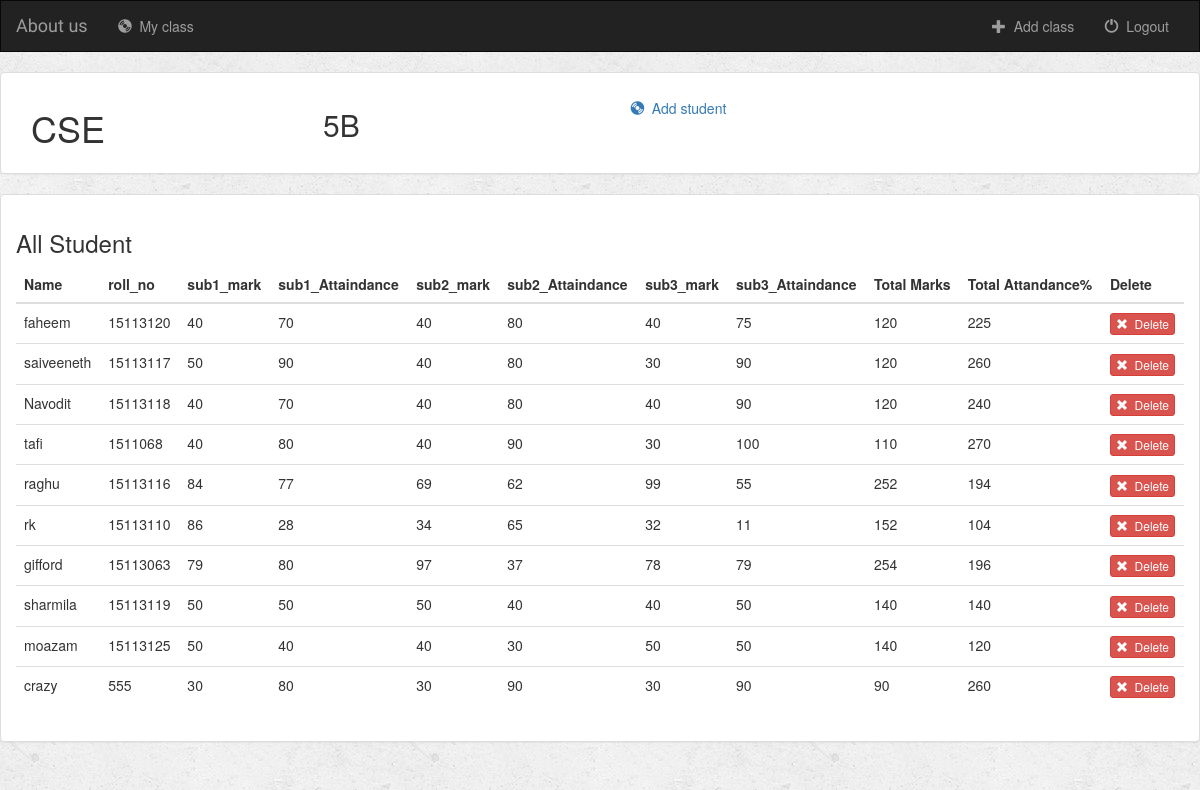
The page /collage/17/ (signed in) on the database its author committed.
### collage/models.py (models this page shows, shortened)
class Department(models.Model):
    user = models.ForeignKey(User, default=1,on_delete=models.DO_NOTHING)
    sec_name = models.CharField(max_length=20)
    Depart_name = models.CharField(max_length=20)
    No_sub=models.IntegerField(default=30)
    def __str__(self):
        return self.Depart_name + ' - ' + self. sec_name

class Student(models.Model):
     department = models.ForeignKey(Department,on_delete=models.CASCADE)
     name = models.CharField(max_length=100)
     roll_no=models.IntegerField(default=30)
     sub1_marks =models.IntegerField(default=10)
     sub1_attaindance =models.IntegerField(default=10)
     sub2_marks =models.IntegerField(default=10)
     sub2_attaindance =models.IntegerField(default=10)
     sub3_marks =models.IntegerField(default=10)
     sub3_attaindance =models.IntegerField(default=10)

### collage/views.py (the view)
# urls.py: url(r'^(?P<department_id>[0-9]+)/$', views.detail, name='detail'),
def detail(request, department_id):
    if not request.user.is_authenticated:
        return render(request, 'collage/login.html')
    else:
        user = request.user
        department = get_object_or_404(Department, pk=department_id)
        return render(request, 'collage/detail.html', {'department': department, 'user': user})

### collage/templates/collage/detail.html (shortened to what this page needs)
{% extends 'collage/base.html' %}
{% block body %}
<div class="container-fluid students-container">
    <div class="row">
      <div class="panel panel-default">
                <div class="panel-body">
          <div class="col-sm-4 col-md-3">
        <h1>{{ department.Depart_name }}</h1>
    </div>
     <div class="col-sm-4 col-md-3">
         <h2>{{ department.sec_name }}</h2>
     </div>
      <div class="col-sm-4 col-md-3">
            <ul class="nav nav-pills" style="margin-bottom: 10px;">
                 <li class="{% block albums_active %}{% endblock %}"><a href="{% url 'collage:create_student' department.id %}"><span class="glyphicon glyphicon-cd" aria-hidden="true"></span>&nbsp; Add student</a></li>
            </ul>
             </div>
        </div>
    </div>
</div>
    <div class="row">
            <div class="panel panel-default">
                <div class="panel-body">
                    <h3>All Student</h3>
                    <table class="table">
                        <thead>
                        <tr>
                            <th>Name</th>
                              <th>roll_no</th>
                               <th>sub1_mark</th>
                                <th>sub1_Attaindance</th>
                                <th>sub2_mark</th>
                                 <th>sub2_Attaindance</th>
                                 <th>sub3_mark</th>
                                  <th>sub3_Attaindance</th>
                                	<th>Total Marks</th>
                                	<th>Total Attandance%</th>
                             <th>Delete</th>
                        </tr>
                        </thead>
                        <tbody>
                        {% for student in department.student_set.all %}
                            <tr>
                                <td>{{ student.name }}</td>
                                  <td>{{ student.roll_no }}</td>
                                    <td>{{ student.sub1_marks }}</td>
                                      <td>{{ student.sub1_attaindance }}</td>
                                     <td>{{ student.sub2_marks }}</td>
                                      <td>{{ student.sub2_attaindance }}</td>
                                      <td>{{student.sub3_marks }}</td>
                                      <td>{{ student.sub3_attaindance }}</td>
                                      <td>{{ student.sub1_marks|add:student.sub2_marks|add:student.sub3_marks }}</td>
                                      <td>{{ student.sub1_attaindance|add:student.sub2_attaindance|add:student.sub3_attaindance }}</td>
                                  <td>
                                    <form action="{% url 'collage:delete_student' department.id student.id %}" method="post" style="display: inline;">
                                        <button type="submit" class="btn btn-danger btn-xs">
                                            <span class="glyphicon glyphicon-remove"></span>&nbsp; Delete
                                        </button>
                                    </form>
                                </td>
                            </tr>
                        {% endfor %}
                        </tbody>
                    </table>
                </div>
            </div>
        </div>
</div>
{% endblock %}

### collage/templates/collage/base.html (shortened to what this page needs)
<!DOCTYPE html>
<html lang="en">
<head>
    {% load staticfiles %}
    <link rel="stylesheet" href="https://maxcdn.bootstrapcdn.com/bootstrap/3.3.6/css/bootstrap.min.css">
    <link rel="stylesheet" type="text/css" href="{% static 'collage/style.css' %}"/>
</head>
<body>
<nav class="navbar navbar-inverse">
    <div class="container-fluid">
        <div class="navbar-header">
            <a class="navbar-brand" href="#">About us</a>
        </div>
        <div class="collapse navbar-collapse" id="topNavBar">
            <ul class="nav navbar-nav">
                <li class="{% block albums_active %}{% endblock %}"><a href="{% url 'collage:index' %}"><span class="glyphicon glyphicon-cd" aria-hidden="true"></span>&nbsp; My class</a></li>
            </ul>
            <ul class="nav navbar-nav navbar-right">
                <li class="{% block createalbim_active %}{% endblock %}">
                    <a href="{% url 'collage:create_department' %}">
                        <span class="glyphicon glyphicon-plus" aria-hidden="true"></span>&nbsp; Add class
                    </a>
                </li>
                <li>
                    <a href="{% url 'collage:logout_user' %}">
                        <span class="glyphicon glyphicon-off" aria-hidden="true"></span>&nbsp; Logout
                    </a>
                </li>
            </ul>
        </div>
    </div>
</nav>
{% block body %}
{% endblock %}
</body>
</html>

### collage/static/collage/style.css (style rules this page uses)
body { background: white url("images/background.png"); }
.navbar { border-radius: 0; }
.navbar-brand { font-family: 'Satisfy', cursive; }

### rows shown on the page
Department: Depart_name "CSE", sec_name "5B"
Student: name "faheem", roll_no "15113120", sub1_marks "40", sub1_attaindance "70", sub2_marks "40", sub2_attaindance "80", sub3_marks "40", sub3_attaindance "75", sub1_marks|add "120", sub1_attaindance|add "225"
Student: name "saiveeneth", roll_no "15113117", sub1_marks "50", sub1_attaindance "90", sub2_marks "40", sub2_attaindance "80", sub3_marks "30", sub3_attaindance "90", sub1_marks|add "120", sub1_attaindance|add "260"
Student: name "Navodit", roll_no "15113118", sub1_marks "40", sub1_attaindance "70", sub2_marks "40", sub2_attaindance "80", sub3_marks "40", sub3_attaindance "90", sub1_marks|add "120", sub1_attaindance|add "240"
Student: name "tafi", roll_no "1511068", sub1_marks "40", sub1_attaindance "80", sub2_marks "40", sub2_attaindance "90", sub3_marks "30", sub3_attaindance "100", sub1_marks|add "110", sub1_attaindance|add "270"
Student: name "raghu", roll_no "15113116", sub1_marks "84", sub1_attaindance "77", sub2_marks "69", sub2_attaindance "62", sub3_marks "99", sub3_attaindance "55", sub1_marks|add "252", sub1_attaindance|add "194"
Student: name "rk", roll_no "15113110", sub1_marks "86", sub1_attaindance "28", sub2_marks "34", sub2_attaindance "65", sub3_marks "32", sub3_attaindance "11", sub1_marks|add "152", sub1_attaindance|add "104"
Student: name "gifford", roll_no "15113063", sub1_marks "79", sub1_attaindance "80", sub2_marks "97", sub2_attaindance "37", sub3_marks "78", sub3_attaindance "79", sub1_marks|add "254", sub1_attaindance|add "196"
Student: name "sharmila", roll_no "15113119", sub1_marks "50", sub1_attaindance "50", sub2_marks "50", sub2_attaindance "40", sub3_marks "40", sub3_attaindance "50", sub1_marks|add "140", sub1_attaindance|add "140"
Student: name "moazam", roll_no "15113125", sub1_marks "50", sub1_attaindance "40", sub2_marks "40", sub2_attaindance "30", sub3_marks "50", sub3_attaindance "50", sub1_marks|add "140", sub1_attaindance|add "120"
Student: name "crazy", roll_no "555", sub1_marks "30", sub1_attaindance "80", sub2_marks "30", sub2_attaindance "90", sub3_marks "30", sub3_attaindance "90", sub1_marks|add "90", sub1_attaindance|add "260"
